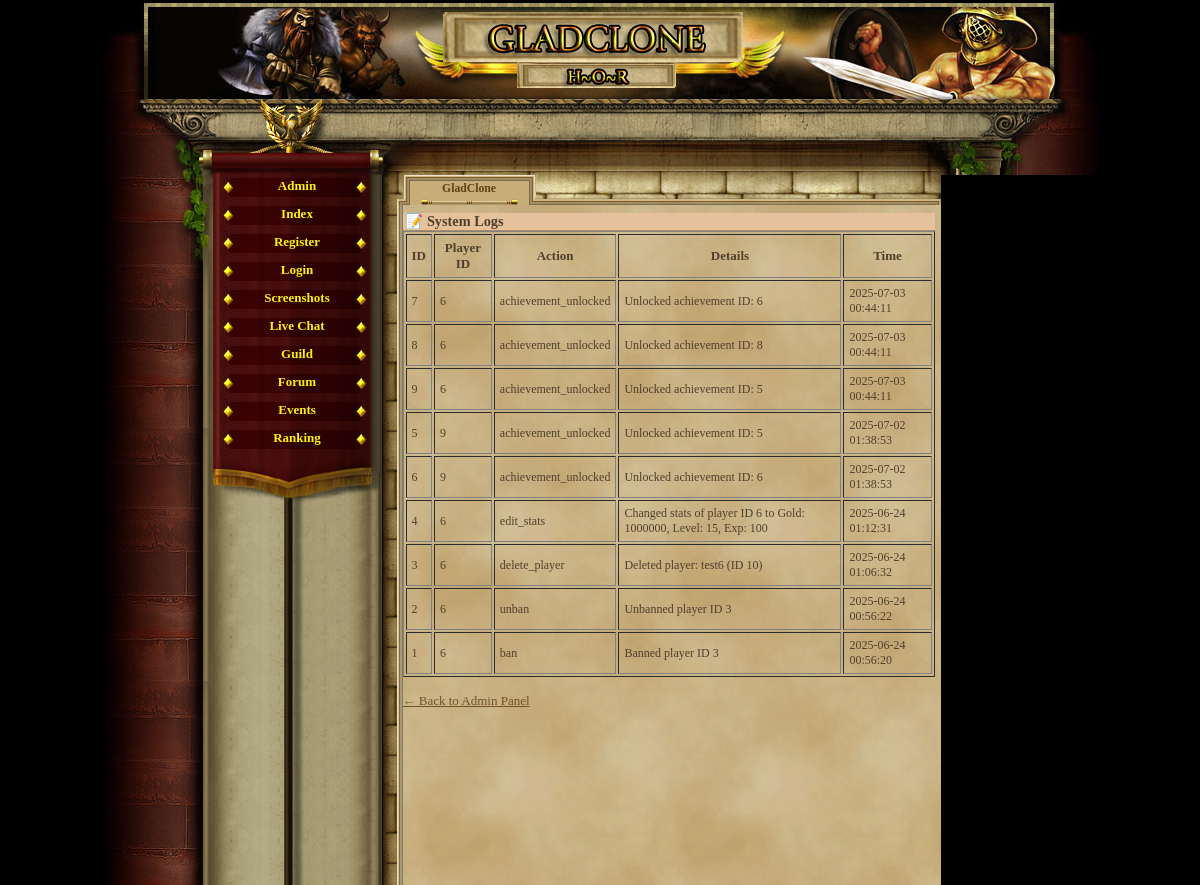
Page /admin_log.php (signed in) on the earlier database version.
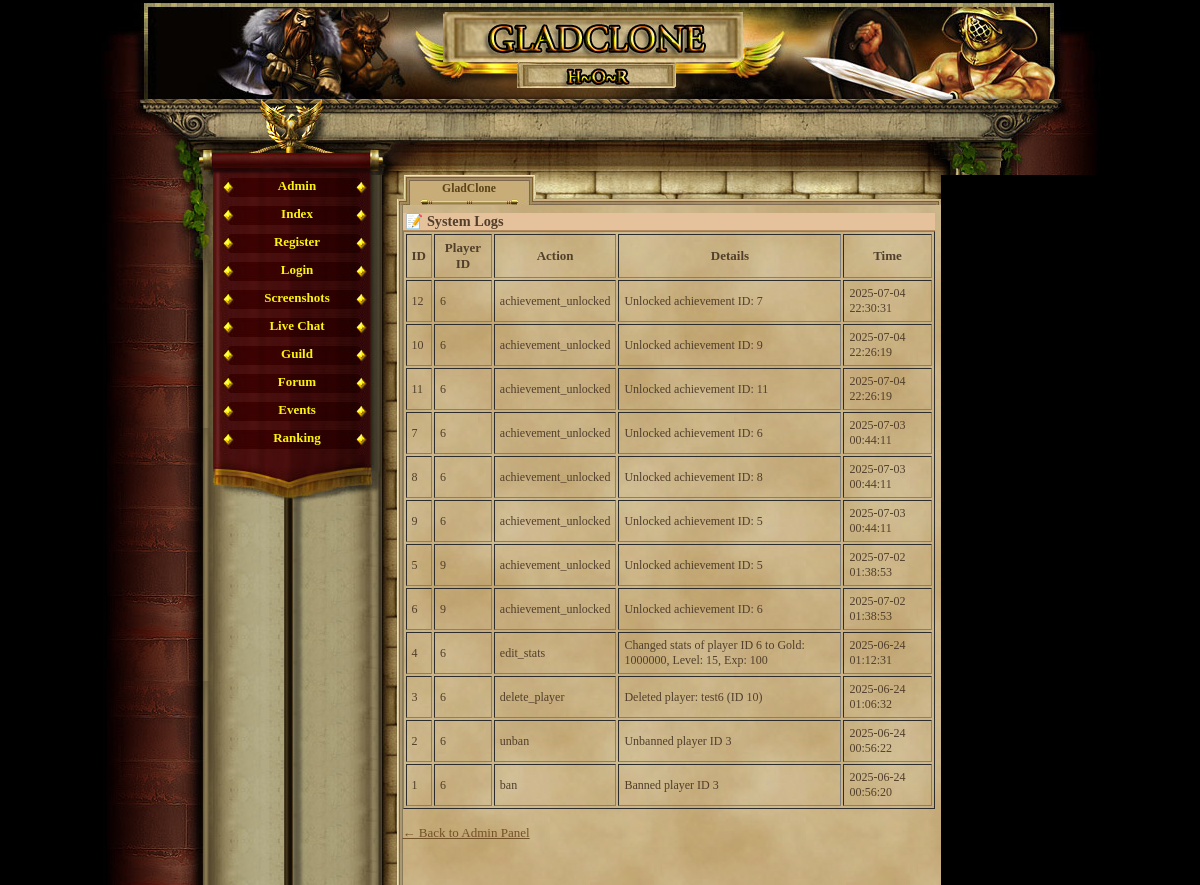
Same page on the later database version.
### tables this page shows
CREATE TABLE `logs` (
  `id` int(11) NOT NULL AUTO_INCREMENT,
  `player_id` int(11) NOT NULL,
  `action` varchar(255) NOT NULL,
  `details` text,
  `created_at` datetime DEFAULT CURRENT_TIMESTAMP,
  PRIMARY KEY (`id`)
);

### admin_log.php (the view, shortened to what this page needs)
<?php
require_once('var/ustawienia.php');
require_once('gora_strony.php');
require_once('menu_l.php');
$result = $conn->query("SELECT * FROM logs ORDER BY created_at DESC LIMIT 100");
?>
<h2>📝 System Logs</h2>
<table border="1" cellpadding="5">
    <tr>
        <th>ID</th>
        <th>Player ID</th>
        <th>Action</th>
        <th>Details</th>
        <th>Time</th>
    </tr>
    <?php while ($log = $result->fetch_assoc()): ?>
    <tr>
        <td><?= $log['id'] ?></td>
        <td><?= $log['player_id'] ?></td>
        <td><?= htmlspecialchars($log['action']) ?></td>
        <td><?= nl2br(htmlspecialchars($log['details'])) ?></td>
        <td><?= $log['created_at'] ?></td>
    </tr>
    <?php endwhile; ?>
</table>
<br><a href="admin_panel.php">← Back to Admin Panel</a>

Differences in the rows shown:
added logs: id "12", player "6", action "achievement_unlocked", details "Unlocked achievement ID: 7", created_at "2025-07-04 22:30:31"
added logs: id "10", player "6", action "achievement_unlocked", details "Unlocked achievement ID: 9", created_at "2025-07-04 22:26:19"
added logs: id "11", player "6", action "achievement_unlocked", details "Unlocked achievement ID: 11", created_at "2025-07-04 22:26:19"
